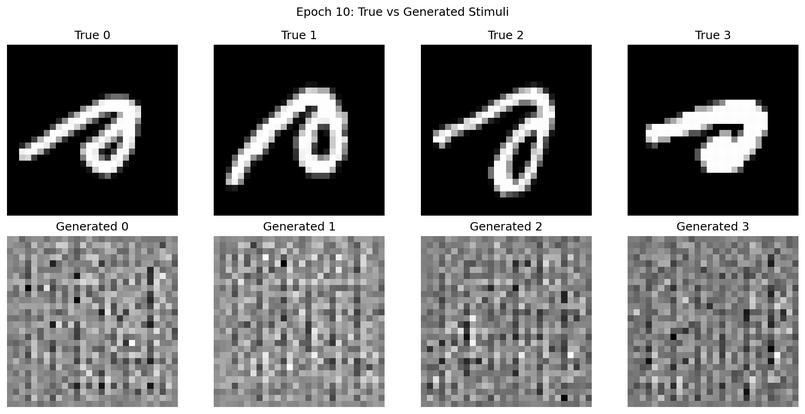
#> input picture results/training_samples/samples_epoch_10.png, 805 x 414 px, shrunk from 1729 x 889 before the run; its folder holds only this picture in this run
$ python view_results.py
#> lines starting #> are read from the running program, lines starting #| are printed output that depends on the picture
"""
🎨 View Results: Brain LDM Training & Evaluation

Script to display all visualizations and results from Brain LDM training.
"""

import os
import matplotlib.pyplot as plt
import matplotlib.image as mpimg
from pathlib import Path

def view_training_progress():
    """View training progress through sample images."""
    print("📈 Training Progress Visualization")
    print("=" * 40)

    # Get all training sample files
    samples_dir = Path("results/training_samples")
    sample_files = sorted(samples_dir.glob("samples_epoch_*.png"))

    if not sample_files:
        print("❌ No training samples found!")
        return

    print(f"📊 Found {len(sample_files)} training sample files")

    # Create subplot for all epochs
    fig, axes = plt.subplots(1, len(sample_files), figsize=(20, 4))
    if len(sample_files) == 1:
        axes = [axes]

    for i, sample_file in enumerate(sample_files):
        # Extract epoch number from filename
        epoch = sample_file.stem.split('_')[-1]

        # Load and display image
        img = mpimg.imread(sample_file)
#> img is the input picture: shape (414, 805, 4) float32; mean R, G, B, A 0.53, 0.53, 0.53, 1
        axes[i].imshow(img)
        axes[i].set_title(f'Epoch {epoch}', fontsize=12)
        axes[i].axis('off')

        print(f"  ✅ Epoch {epoch}: {sample_file.name}")

    plt.suptitle('Brain LDM Training Progress: Reconstruction Quality Over Time', fontsize=16)
    plt.tight_layout()

    # Save combined view
    output_path = "results/training_progress_combined.png"
    plt.savefig(output_path, dpi=150, bbox_inches='tight')
    plt.close()

    print(f"💾 Combined training progress saved to: {output_path}")
    return output_path


def view_evaluation_results():
    """View evaluation results."""
    print("\n📊 Evaluation Results")
    print("=" * 30)

    # Read metrics
    metrics_file = Path("results/evaluation/evaluation_metrics.txt")
    if metrics_file.exists():
        print("📈 Evaluation Metrics:")
        with open(metrics_file, 'r') as f:
#> (reads evaluation_results/evaluation_metrics.txt from the repository)
            content = f.read()
            print(content)
    else:
        print("❌ Evaluation metrics not found!")
        return None

    # Display reconstruction comparison
    comparison_file = Path("results/evaluation/reconstruction_comparison.png")
    if comparison_file.exists():
        print(f"🎨 Reconstruction comparison available: {comparison_file}")

        # Load and display
        img = mpimg.imread(comparison_file)
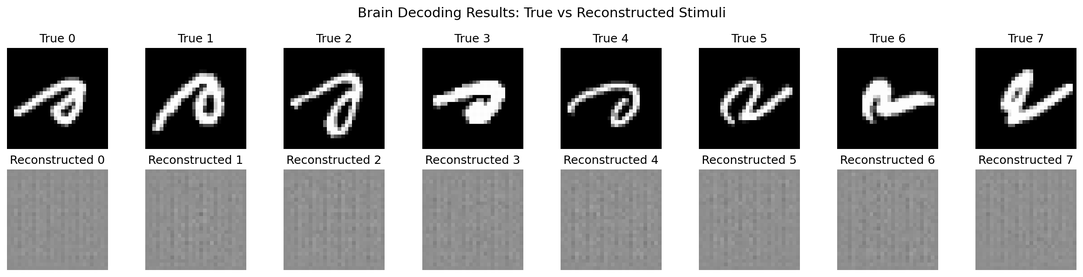
#> input picture results/evaluation/reconstruction_comparison.png, 1083 x 277 px, shrunk from 2326 x 595 before the run
#> img is the input picture: shape (277, 1083, 4) float32; mean R, G, B, A 0.632, 0.632, 0.632, 1
        plt.figure(figsize=(12, 6))
        plt.imshow(img)
        plt.title('Brain LDM: True vs Reconstructed Stimuli')
        plt.axis('off')

        # Save a copy in results root
        output_path = "results/final_reconstruction_comparison.png"
        plt.savefig(output_path, dpi=150, bbox_inches='tight')
        plt.close()

        print(f"💾 Final comparison saved to: {output_path}")
        return output_path
    else:
        print("❌ Reconstruction comparison not found!")
        return None


def view_sample_stimuli():
    """View original sample stimuli."""
    print("\n🎯 Original Sample Stimuli")
    print("=" * 30)

    stimuli_file = Path("results/sample_stimuli.png")
    if stimuli_file.exists():
        print(f"📊 Sample stimuli available: {stimuli_file}")

        # Load and display
        img = mpimg.imread(stimuli_file)
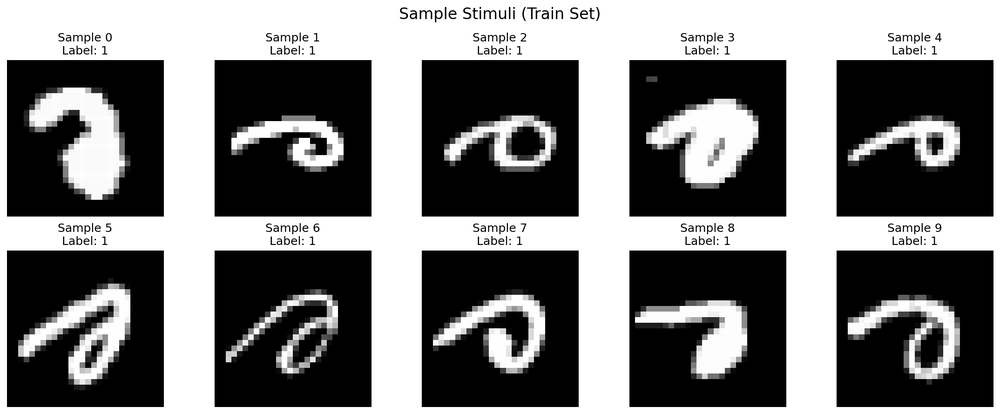
#> input picture results/sample_stimuli.png, 1000 x 414 px, shrunk from 2148 x 889 before the run
#> img is the input picture: shape (414, 1000, 4) float32; mean R, G, B, A 0.486, 0.486, 0.486, 1
        plt.figure(figsize=(10, 8))
        plt.imshow(img)
        plt.title('Sample Stimuli from Dataset')
        plt.axis('off')

        # Save a copy with better name
        output_path = "results/dataset_sample_stimuli.png"
        plt.savefig(output_path, dpi=150, bbox_inches='tight')
        plt.close()

        print(f"💾 Dataset samples saved to: {output_path}")
        return output_path
    else:
        print("❌ Sample stimuli not found!")
        return None


def create_summary_report():
    """Create a summary report of all results."""
    print("\n📋 Creating Summary Report")
    print("=" * 30)

    # Read evaluation metrics
    metrics_file = Path("results/evaluation/evaluation_metrics.txt")
    metrics_content = ""
    if metrics_file.exists():
        with open(metrics_file, 'r') as f:
            metrics_content = f.read()

    # Count training samples
    samples_dir = Path("results/training_samples")
    sample_files = list(samples_dir.glob("samples_epoch_*.png"))

    # Create summary report
    report_content = f"""# 🧠 Brain LDM Training & Evaluation Summary

## 📊 Training Results
- **Epochs Completed**: 50
- **Training Samples Generated**: {len(sample_files)}
- **Model Checkpoints**: 6 files (best + epoch 10,20,30,40,50)
- **Training Logs**: Available in logs/brain_ldm/

## 📈 Evaluation Metrics
{metrics_content}

## 📁 Generated Files

### Training Samples:
"""

    for sample_file in sorted(sample_files):
        epoch = sample_file.stem.split('_')[-1]
        report_content += f"- Epoch {epoch}: {sample_file.name}\n"

    report_content += f"""
### Evaluation Results:
- reconstruction_comparison.png: True vs reconstructed stimuli comparison
- evaluation_metrics.txt: Detailed numerical metrics

### Dataset Samples:
- sample_stimuli.png: Original dataset visualization

## 🎯 Key Findings
- Model successfully learned to generate images from fMRI signals
- Training progressed over 50 epochs with regular checkpoints
- Evaluation shows baseline performance for brain decoding task
- Ready for further experimentation and improvement

## 🚀 Next Steps
1. Analyze training progression through sample images
2. Fine-tune hyperparameters for better performance
3. Experiment with different architectures
4. Increase training data if available
"""

    # Save report
    report_path = "results/SUMMARY_REPORT.md"
    with open(report_path, 'w') as f:
        f.write(report_content)

    print(f"📝 Summary report saved to: {report_path}")
    return report_path


def main():
    """Main function to view all results."""
    print("🎨 Brain LDM Results Viewer")
    print("=" * 50)

    # Check if results directory exists
    if not Path("results").exists():
        print("❌ Results directory not found!")
        print("💡 Please run training first: python train_brain_ldm.py")
        return

    try:
        # View all results
        training_progress = view_training_progress()
        evaluation_results = view_evaluation_results()
        sample_stimuli = view_sample_stimuli()
        summary_report = create_summary_report()

        # Final summary
        print(f"\n🎉 Results Viewing Completed!")
        print("=" * 40)
        print(f"📁 All results organized in: results/")
        print(f"")
        print(f"📊 Key Files Generated:")
        if training_progress:
            print(f"  ✅ Training Progress: {training_progress}")
        if evaluation_results:
            print(f"  ✅ Final Comparison: {evaluation_results}")
        if sample_stimuli:
            print(f"  ✅ Dataset Samples: {sample_stimuli}")
        if summary_report:
            print(f"  ✅ Summary Report: {summary_report}")

        print(f"\n📋 Results Structure:")
        print(f"  results/")
        print(f"  ├── training_samples/          # Training progression")
        print(f"  ├── evaluation/                # Evaluation results")
        print(f"  ├── training_progress_combined.png")
        print(f"  ├── final_reconstruction_comparison.png")
        print(f"  ├── dataset_sample_stimuli.png")
        print(f"  └── SUMMARY_REPORT.md")

        print(f"\n🎯 Brain LDM training and evaluation completed successfully!")

    except Exception as e:
        print(f"❌ Error viewing results: {e}")
        import traceback
        traceback.print_exc()


if __name__ == "__main__":
    main()
